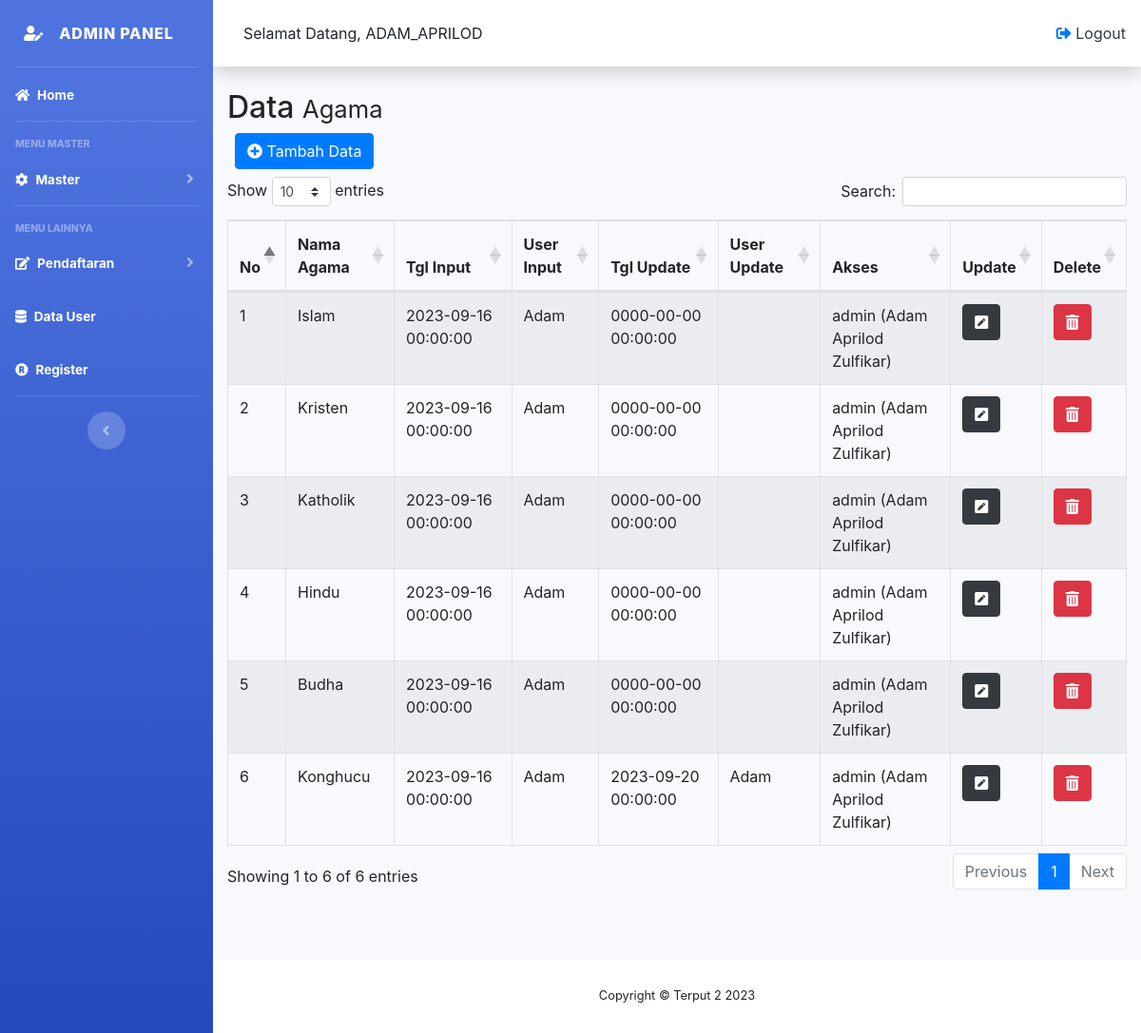
Page /panel/admin/data_agama.php (signed in) on the committed database.
### tables this page shows
CREATE TABLE `agama` (
  `id_agama` varchar(5) NOT NULL,
  `nama_agama` varchar(15) DEFAULT NULL,
  `tgl_input` datetime DEFAULT NULL,
  `user_input` varchar(10) DEFAULT NULL,
  `tgl_update` datetime DEFAULT NULL,
  `user_update` varchar(10) DEFAULT NULL,
  `id_user` int(11) DEFAULT NULL
);

CREATE TABLE `user` (
  `id_user` int(11) NOT NULL,
  `username` varchar(100) NOT NULL,
  `password` varchar(100) NOT NULL,
  `nama` varchar(60) NOT NULL,
  `email` varchar(60) NOT NULL,
  `hak_akses` varchar(30) NOT NULL
);

### panel/admin/data_agama.php (the view, shortened to what this page needs)
<?php include "header.php";
?>
<link rel="stylesheet" href="https://cdnjs.cloudflare.com/ajax/libs/twitter-bootstrap/4.5.2/css/bootstrap.css">
<link rel="stylesheet" href="https://cdn.datatables.net/1.13.6/css/dataTables.bootstrap4.min.css">
<body id="page-top">
    <div class="container">
        <div class="x_title">
            <h2>Data <small>Agama</small></h2>
    </div>
    <div class="text-muted font-12 m-b-30 mb-2">
        <a href="form_agama.php" type="button" class="btn btn-round btn-primary ml-2"><i class="fa fa-plus-circle" aria-hidden="true"></i> Tambah Data</a>
    </div>
    <table id="example" class="table table-striped table-bordered" style="width:100%">
        <thead>
            <tr>
                <th>No</th>
                <th>Nama Agama</th>
                <th>Tgl Input</th>
                <th>User Input</th>
                <th>Tgl Update</th>
                <th>User Update</th>
                <th>Akses</th>
                <th>Update</th>
                <th>Delete</th>
            </tr>
        </thead>
        <tbody>
        <?php
            include 'conn.php';
            $no = 1;
            $query = "SELECT *
            FROM agama
            INNER JOIN user
            ON agama.id_user = user.id_user";
            $sql = mysqli_query($conn, $query);
            while ($data = mysqli_fetch_assoc($sql)) {
            ?>
                <tr>
                    <td><?= $no++; ?></td>
                    <td><?= $data['nama_agama']; ?></td>
                    <td><?= $data['tgl_input']; ?></td>
                    <td><?= $data['user_input']; ?></td>
                    <td><?= $data['tgl_update']; ?></td>
                    <td><?= $data['user_update']; ?></td>
                    <td><?= $data['hak_akses']; ?> (<?= $data['nama']; ?>)</td>
                    <td><a class="btn btn-dark type="button" href="edit_agama.php?id_agama=<?= $data['id_agama']; ?>"><i class="fas fa-pen-square" style="color: #ffffff;"></i></a></td>
                    <td><a class="btn btn-danger" type="button" onclick="return confirm('Data akan di Hapus?')" href="hapus_agama.php?id_agama=<?= $data['id_agama']; ?>"><i class="fas fa-trash-alt"></i></a></td>
                </tr>
            <?php
            }
            ?>
        </tbody>
    </table><br><br><br>
    </div>
<?php include "footer.php";?>

### panel/admin/header.php (shortened to what this page needs)
<!DOCTYPE html>
<html lang="en">
<head>
    <link href="vendor/fontawesome-free/css/all.min.css" rel="stylesheet" type="text/css">
    <link href="css/sb-admin-2.min.css" rel="stylesheet">
</head>
<body>
<div id="wrapper">
      <ul class="navbar-nav bg-gradient-primary sidebar sidebar-dark accordion" id="accordionSidebar">
<a class="sidebar-brand d-flex align-items-center justify-content-center" href="index.php">
    <div class="sidebar-brand-icon.0">
        <i class="fas fa-user-edit"></i>
    </div>
    <div class="sidebar-brand-text mx-3">Admin Panel</div>
</a>
<hr class="sidebar-divider my-0">
<li class="nav-item active">
    <a class="nav-link" href="index.php">
        <i class="fas fa-home"></i>
        <span>Home</span></a>
</li>
<?php if ($_SESSION['hak_akses'] == 'admin') : ?>
<hr class="sidebar-divider">
<div class="sidebar-heading">
    Menu Master
</div>
<li class="nav-item active">
    <a class="nav-link collapsed" href="#" data-toggle="collapse" data-target="#collapseUtilities"
        aria-expanded="true" aria-controls="collapseUtilities">
        <i class="fas fa-cog"></i>
        <span>Master</span>
    </a>
</li>
<?php endif; ?>
<hr class="sidebar-divider">
<div class="sidebar-heading">
    Menu Lainnya
</div>
<li class="nav-item active">
    <a class="nav-link collapsed" href="#" data-toggle="collapse" data-target="#collapsePages"
    aria-expanded="true" aria-controls="collapsePages">
    <i class="fas fa-edit"></i>
    <span>Pendaftaran</span>
</a>
</li>
<?php if ($_SESSION['hak_akses'] == 'admin') : ?>
<li class="nav-item active">
    <a class="nav-link" href="data_user.php">
        <i class="fas fa-database"></i>
        <span>Data User</span></a>
    </li>
<li class="nav-item active ">
    <a class="nav-link" href="register.php">
        <i class="fas fa-registered"></i>
        <span>Register</span></a>
</li>
<?php endif; ?>
<hr class="sidebar-divider d-none d-md-block">
<div class="text-center d-none d-md-inline">
    <button class="rounded-circle border-0" id="sidebarToggle"></button>
</div>
</ul>
<div id="content-wrapper" class="d-flex flex-column">
<div id="content">
    <nav class="navbar navbar-expand navbar-light bg-white topbar mb-4 static-top shadow">
        <form class="d-none d-sm-inline-block form-inline mr-auto ml-md-3 my-2 my-md-0 mw-100">
        <span>Selamat Datang, </span>
        <span><?php echo strtoupper($_SESSION['username']); ?></span>
        </form>
        <ul class="navbar-nav ml-auto">
            <li class="nav-item dropdown no-arrow">
                <a onclick="return confirm('Yakin Ingin Log Out');" href="logout.php">
                <i class="fas fa-sign-out-alt"></i>
                <span class="text-dark">Logout</span>
                </a>
            </li>
        </ul>
    </nav>
</div>

### panel/admin/footer.php (shortened to what this page needs)
    <footer class="sticky-footer bg-white">
                <div class="container my-auto">
                    <div class="copyright text-center my-auto">
                        <span>Copyright &copy; Terput 2 2023</span>
                    </div>
                </div>
            </footer>
        </div>
    </div>
</body>
</html>

### rows in the picture
agama: nama_agama "Islam", tgl_input "2023-09-16 00:00:00", user_input "Adam", tgl_update "0000-00-00 00:00:00", id_user.hak_akses "admin", id_user.nama "Adam Aprilod Zulfikar"
agama: nama_agama "Kristen", tgl_input "2023-09-16 00:00:00", user_input "Adam", tgl_update "0000-00-00 00:00:00", id_user.hak_akses "admin", id_user.nama "Adam Aprilod Zulfikar"
agama: nama_agama "Katholik", tgl_input "2023-09-16 00:00:00", user_input "Adam", tgl_update "0000-00-00 00:00:00", id_user.hak_akses "admin", id_user.nama "Adam Aprilod Zulfikar"
agama: nama_agama "Hindu", tgl_input "2023-09-16 00:00:00", user_input "Adam", tgl_update "0000-00-00 00:00:00", id_user.hak_akses "admin", id_user.nama "Adam Aprilod Zulfikar"
agama: nama_agama "Budha", tgl_input "2023-09-16 00:00:00", user_input "Adam", tgl_update "0000-00-00 00:00:00", id_user.hak_akses "admin", id_user.nama "Adam Aprilod Zulfikar"
agama: nama_agama "Konghucu", tgl_input "2023-09-16 00:00:00", user_input "Adam", tgl_update "2023-09-20 00:00:00", user_update "Adam", id_user.hak_akses "admin", id_user.nama "Adam Aprilod Zulfikar"

### other values in the picture
$_SESSION['username'] "ADAM_APRILOD"
